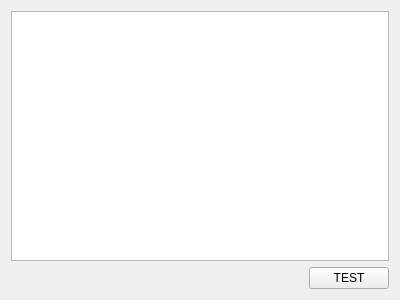
<?xml version="1.0" encoding="UTF-8"?>
<ui version="4.0">
 <class>MainWidget</class>
 <widget class="QWidget" name="MainWidget">
  <property name="geometry">
   <rect>
    <x>0</x>
    <y>0</y>
    <width>400</width>
    <height>300</height>
   </rect>
  </property>
  <property name="windowTitle">
   <string>Form</string>
  </property>
  <layout class="QVBoxLayout" name="verticalLayout">
   <item>
    <widget class="QPlainTextEdit" name="plainTextEdit"/>
   </item>
   <item>
    <layout class="QHBoxLayout" name="horizontalLayout">
     <item>
      <spacer name="horizontalSpacer">
       <property name="orientation">
        <enum>Qt::Horizontal</enum>
       </property>
       <property name="sizeHint" stdset="0">
        <size>
         <width>40</width>
         <height>20</height>
        </size>
       </property>
      </spacer>
     </item>
     <item>
      <widget class="QPushButton" name="pushButton">
       <property name="text">
        <string>TEST</string>
       </property>
      </widget>
     </item>
    </layout>
   </item>
  </layout>
 </widget>
 <resources/>
 <connections/>
</ui>
